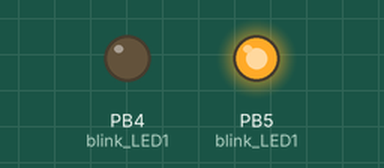
Bench run of a program on a simulated ATmega328P, built with avr-gcc and emulated at 16 MHz. Shown: output pins drawn as LEDs (lit = HIGH).

Above: at 1.5 s.
At 3.5 s:
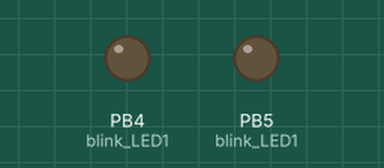
At 5.5 s:
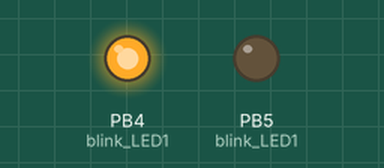
Timing chart, 0 to 10.4 s (numbered marks = the images above):
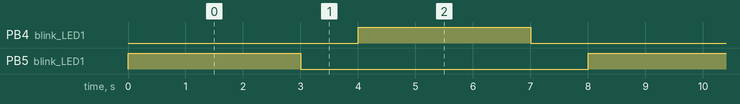

Measured:
- by itself, PB4 (blink_LED1), PB5 (blink_LED1): alternates HIGH for 3.0 s and LOW for 5.0 s
- by itself, everything shown: repeats every 8.0 s, in 4 steps

The program:

main.c
```c
/*
 * BLINK_LED_ALTERNATIVELY.c
 * To Blink 2 LEDs alternatively using atmega328.
 * Created: 15-09-2025 17:02:52
 * Author : anagh
 */


#define F_CPU 16000000UL
#include <util/delay.h>
#include <avr/io.h>
void blink_LED1();
void stop();
void blink_LED2();

int main(void)
{
	DDRB |= (1 << DDB5);   // Set PB5 as output
	DDRB |= (1 << DDB4);   // Set PB4 as output

	while (1)
	{
		blink_LED1();
		stop();
		blink_LED2();
		stop();

	}
}

// Blink the 1st LED
void blink_LED1()
{
	PORTB |= (1 << PORTB5);     // Set PB5 HIGH
	PORTB &= ~(1 << PORTB4);    // Set PB4 LOW
	_delay_ms(3000);            // Blink LED1 for 5 seconds
}

// Stop Blinking
void stop()
{
	PORTB &= ~(1 << PORTB4);    // Clear PB4
	PORTB &= ~(1 << PORTB5);    // Clear PB5
	_delay_ms(1000);            // Wait 2 seconds
}


// Blink the 2nd LED
void blink_LED2()
{
	PORTB |= (1 << PORTB4);     // Set PB4 HIGH
	PORTB &= ~(1 << PORTB5);    // Set PB5 LOW
	_delay_ms(3000);            // Blink LED2 for 5 seconds
}
```
